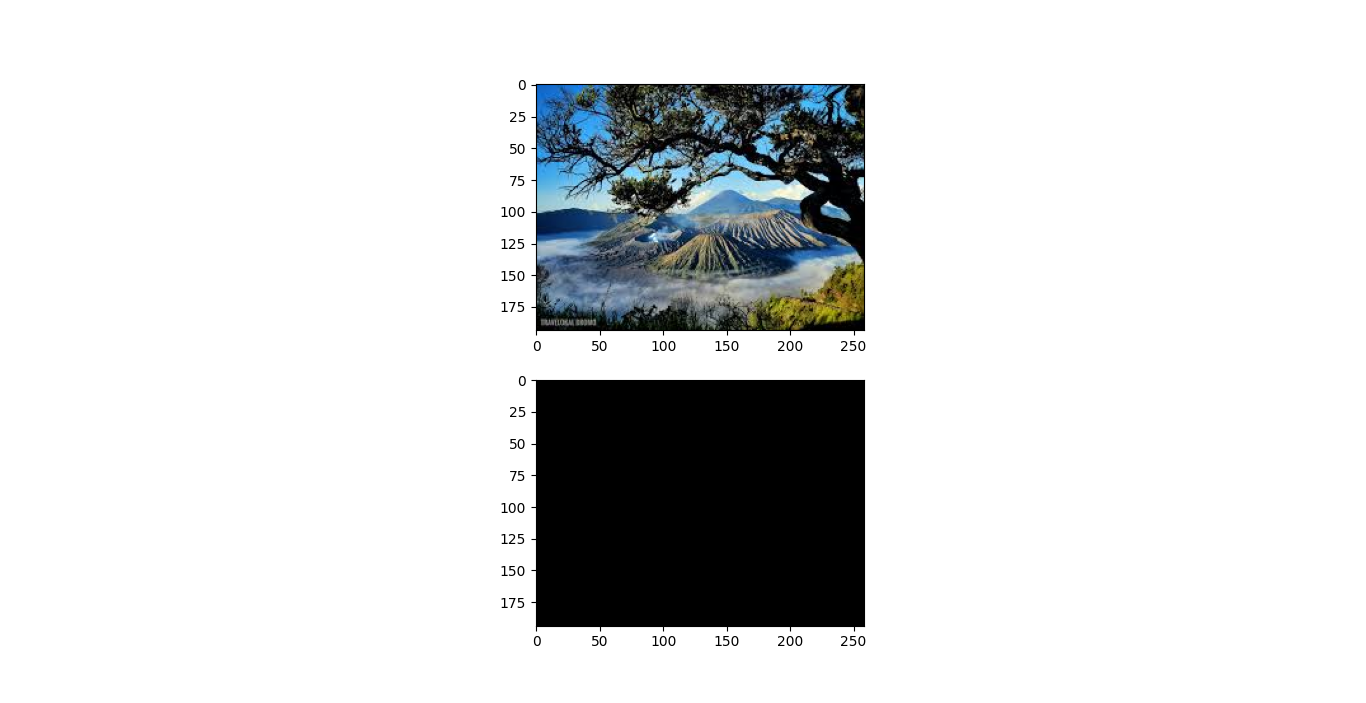

This figure's Python source:
import imageio.v3 as img
import numpy as np
import matplotlib.pyplot as plt

def Translasi(image, shiftX, shiftY):
    imgTranslasi = np.roll(image, shift=shiftY, axis=0) # Geser vertikal
    imgTranslasi = np.roll(imgTranslasi, shift=shiftX, axis=1) # Geser horizontal
    # Mengisi bagian yang kosong dengan warna hitam (0)
    if shiftY > 0:
        imgTranslasi[:shiftY, :] = 0 # Bagian atas jika geser ke bawah
    elif shiftY < 0:
        imgTranslasi[shiftY:, :] = 0 # Bagian bawah jika geser ke atas
    if shiftX > 0:
        imgTranslasi[:, :shiftX] = 0 # Bagian kiri jika geser ke kanan
    elif shiftX < 0:
        imgTranslasi[:, shiftX:] = 0 # Bagian kanan jika geser ke kiri
    return imgTranslasi

image = img.imread("C:\\Users\\Lenovo\\Downloads\\pemandangan1.jpeg")
imgResult = Translasi(image, shiftX=50, shiftY=-300)

plt.figure(figsize=(10,10))
plt.subplot(2,1,1)
plt.imshow(image)
plt.subplot(2,1,2)
plt.imshow(imgResult)
plt.show()
